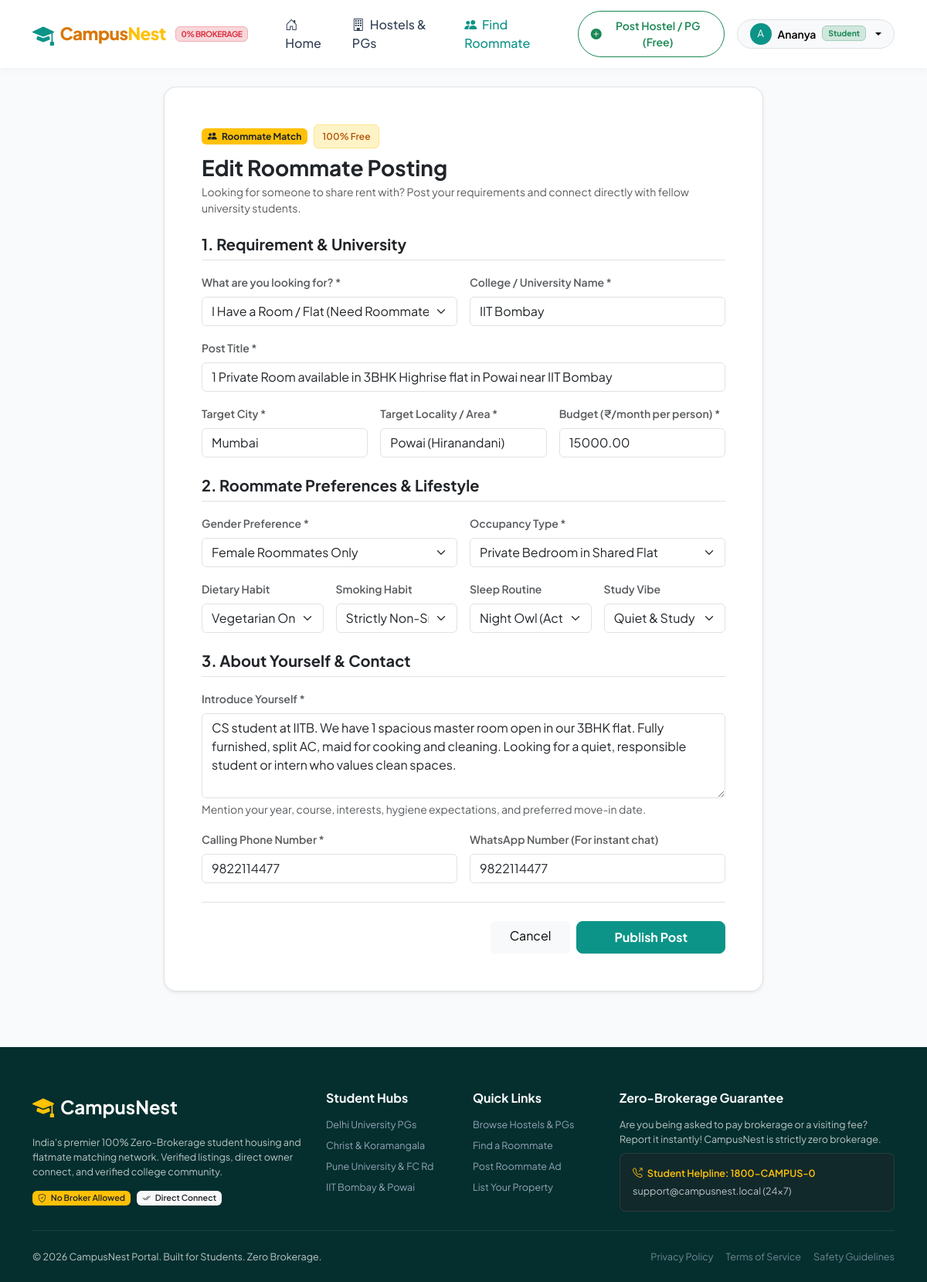
The page /roommates/2/edit/ (signed in) on the database its author committed.
### roommates/models.py (models this page shows, shortened)
class RoommatePost(models.Model):
    POST_TYPES = [
        ('HAVE_ROOM', 'I Have a Room / Flat (Need Roommate)'),
        ('NEED_ROOM', 'I Need a Room / Looking to Team Up'),
    ]
    GENDER_PREFERENCES = [
        ('MALE', 'Male Roommates Only'),
        ('FEMALE', 'Female Roommates Only'),
        ('ANY', 'Any Gender Welcome'),
    ]
    OCCUPANCY_TYPES = [
        ('SHARED_ROOM', 'Twin Sharing in 1 Room'),
        ('PRIVATE_ROOM', 'Private Bedroom in Shared Flat'),
        ('ANY', 'Open to Either'),
    ]
    DIET_CHOICES = [
        ('VEG', 'Vegetarian Only'),
        ('NON_VEG', 'Non-Vegetarian Friendly'),
        ('EGGETARIAN', 'Eggetarian'),
        ('ANY', 'No Dietary Preference'),
    ]
    SMOKING_CHOICES = [
        ('NON_SMOKER', 'Strictly Non-Smoker'),
        ('BALCONY', 'Balcony / Outdoor Only'),
        ('SMOKER', 'Smoker Friendly'),
    ]
    SLEEP_CHOICES = [
        ('EARLY_BIRD', 'Early Bird (Up before 7 AM)'),
        ('NIGHT_OWL', 'Night Owl (Active past midnight)'),
        ('FLEXIBLE', 'Flexible Schedule'),
    ]
    STUDY_VIBES = [
        ('QUIET', 'Quiet & Study Focused'),
        ('BALANCED', 'Balanced (Study & Hangouts)'),
        ('SOCIAL', 'Social & Friendly'),
    ]
    user = models.ForeignKey(User, on_delete=models.CASCADE, related_name='roommate_posts')
    post_type = models.CharField(max_length=15, choices=POST_TYPES, default='NEED_ROOM')
    title = models.CharField(max_length=200, help_text="e.g. 2nd Year DU Student looking for flatmate in Kamla Nagar")
    target_college = models.CharField(max_length=200, help_text="University or College you attend")
    target_city = models.CharField(max_length=100, default='New Delhi')
    target_locality = models.CharField(max_length=150, help_text="Preferred locality or area")
    budget_per_month = models.DecimalField(max_digits=10, decimal_places=2, help_text="Max monthly budget per person in ₹")
    gender_preference = models.CharField(max_length=10, choices=GENDER_PREFERENCES, default='MALE')
    occupancy_type = models.CharField(max_length=15, choices=OCCUPANCY_TYPES, default='SHARED_ROOM')
    dietary_preference = models.CharField(max_length=15, choices=DIET_CHOICES, default='ANY')
    smoking_habit = models.CharField(max_length=15, choices=SMOKING_CHOICES, default='NON_SMOKER')
    sleep_schedule = models.CharField(max_length=15, choices=SLEEP_CHOICES, default='FLEXIBLE')
    study_vibe = models.CharField(max_length=15, choices=STUDY_VIBES, default='BALANCED')
    about_me = models.TextField(help_text="Introduce your course, year, lifestyle, and preferences in a flatmate")
    contact_phone = models.CharField(max_length=15)
    contact_whatsapp = models.CharField(max_length=15, blank=True)
    available_from = models.DateField(null=True, blank=True)
    is_active = models.BooleanField(default=True)
    created_at = models.DateTimeField(auto_now_add=True)
    updated_at = models.DateTimeField(auto_now=True)
    class Meta:
        ordering = ['-created_at']

### roommates/views.py (the view)
# urls.py: path('<int:pk>/edit/', views.roommate_edit, name='roommate_edit'),
@login_required
def roommate_edit(request, pk):
    post = get_object_or_404(RoommatePost, pk=pk, user=request.user)
    if request.method == 'POST':
        form = RoommatePostForm(request.POST, instance=post)
        if form.is_valid():
            form.save()
            messages.success(request, "Your post has been updated.")
            return redirect('roommate_detail', pk=post.pk)
        else:
            messages.error(request, "Please correct the form errors.")
    else:
        form = RoommatePostForm(instance=post)
    return render(request, 'roommates/form.html', {'form': form, 'title': 'Edit Roommate Posting', 'post': post})

### templates/roommates/form.html (shortened to what this page needs)
{% extends 'base.html' %}
{% load static %}
{% block content %}
<div class="container py-4" style="max-width: 800px;">
    <div class="card border rounded-4 shadow-sm bg-white p-4 p-md-5">
        <div class="d-flex align-items-center gap-2 mb-2">
            <span class="badge bg-warning text-dark fw-bold"><i class="bi bi-people-fill me-1"></i> Roommate Match</span>
            <span class="badge-zero-broker">100% Free</span>
        </div>
        <h3 class="fw-bold text-dark mb-1">{{ title }}</h3>
        <p class="text-muted small mb-4">Looking for someone to share rent with? Post your requirements and connect directly with fellow university students.</p>
        <form method="POST">
            <h5 class="fw-bold text-teal border-bottom pb-2 mb-3">1. Requirement & University</h5>
            <div class="row g-3 mb-3">
                <div class="col-md-6">
                    <label class="form-label small fw-semibold text-muted">What are you looking for? *</label>
                    {{ form.post_type }}
                </div>
                <div class="col-md-6">
                    <label class="form-label small fw-semibold text-muted">College / University Name *</label>
                    {{ form.target_college }}
                </div>
            </div>
            <div class="mb-3">
                <label class="form-label small fw-semibold text-muted">Post Title *</label>
                {{ form.title }}
            </div>
            <div class="row g-3 mb-3">
                <div class="col-md-4">
                    <label class="form-label small fw-semibold text-muted">Target City *</label>
                    {{ form.target_city }}
                </div>
                <div class="col-md-4">
                    <label class="form-label small fw-semibold text-muted">Target Locality / Area *</label>
                    {{ form.target_locality }}
                </div>
                <div class="col-md-4">
                    <label class="form-label small fw-semibold text-muted">Budget (₹/month per person) *</label>
                    {{ form.budget_per_month }}
                </div>
            </div>
            <h5 class="fw-bold text-teal border-bottom pb-2 mb-3 mt-4">2. Roommate Preferences & Lifestyle</h5>
            <div class="row g-3 mb-3">
                <div class="col-md-6">
                    <label class="form-label small fw-semibold text-muted">Gender Preference *</label>
                    {{ form.gender_preference }}
                </div>
                <div class="col-md-6">
                    <label class="form-label small fw-semibold text-muted">Occupancy Type *</label>
                    {{ form.occupancy_type }}
                </div>
            </div>
            <div class="row g-3 mb-3">
                <div class="col-md-3">
                    <label class="form-label small fw-semibold text-muted">Dietary Habit</label>
                    {{ form.dietary_preference }}
                </div>
                <div class="col-md-3">
                    <label class="form-label small fw-semibold text-muted">Smoking Habit</label>
                    {{ form.smoking_habit }}
                </div>
                <div class="col-md-3">
                    <label class="form-label small fw-semibold text-muted">Sleep Routine</label>
                    {{ form.sleep_schedule }}
                </div>
                <div class="col-md-3">
                    <label class="form-label small fw-semibold text-muted">Study Vibe</label>
                    {{ form.study_vibe }}
                </div>
            </div>
            <h5 class="fw-bold text-teal border-bottom pb-2 mb-3 mt-4">3. About Yourself & Contact</h5>
            <div class="mb-3">
                <label class="form-label small fw-semibold text-muted">Introduce Yourself *</label>
                {{ form.about_me }}
                <div class="form-text">Mention your year, course, interests, hygiene expectations, and preferred move-in date.</div>
            </div>
            <div class="row g-3 mb-4">
                <div class="col-md-6">
                    <label class="form-label small fw-semibold text-muted">Calling Phone Number *</label>
                    {{ form.contact_phone }}
                </div>
                <div class="col-md-6">
                    <label class="form-label small fw-semibold text-muted">WhatsApp Number (For instant chat)</label>
                    {{ form.contact_whatsapp }}
                </div>
            </div>
            <div class="d-flex justify-content-end gap-2 border-top pt-4">
                <a href="{% url 'roommate_list' %}" class="btn btn-light px-4">Cancel</a>
                <button type="submit" class="btn btn-primary-teal px-5 py-2 fw-bold">Publish Post</button>
            </div>
        </form>
    </div>
</div>
{% endblock %}

### templates/base.html (shortened to what this page needs)
{% load static %}
<!DOCTYPE html>
<html lang="en">
<head>
    <link href="https://cdn.jsdelivr.net/npm/bootstrap@5.3.3/dist/css/bootstrap.min.css" rel="stylesheet">
    <link rel="stylesheet" href="https://cdn.jsdelivr.net/npm/bootstrap-icons@1.11.3/font/bootstrap-icons.min.css">
    <link rel="stylesheet" href="{% static 'css/styles.css' %}">
</head>
<body>
    <nav class="navbar navbar-expand-lg custom-nav sticky-top">
        <div class="container">
            <a class="navbar-brand navbar-brand-logo d-flex align-items-center gap-2" href="{% url 'home' %}">
                <i class="bi bi-mortarboard-fill fs-3 text-teal"></i>
                <span>Campus<span class="text-warning">Nest</span></span>
                <span class="badge bg-danger-subtle text-danger border border-danger-subtle ms-1" style="font-size: 0.65rem;">0% BROKERAGE</span>
            </a>
            <div class="collapse navbar-collapse" id="navbarMain">
                <ul class="navbar-nav me-auto mb-2 mb-lg-0 ms-lg-4 gap-lg-1">
                    <li class="nav-item">
                        <a class="nav-link {% if request.resolver_match.url_name == 'home' %}active{% endif %}" href="{% url 'home' %}">
                            <i class="bi bi-house-door me-1"></i> Home
                        </a>
                    </li>
                    <li class="nav-item">
                        <a class="nav-link {% if 'hostels' in request.path and request.resolver_match.url_name != 'listing_create' %}active{% endif %}" href="{% url 'listing_list' %}">
                            <i class="bi bi-building me-1"></i> Hostels & PGs
                        </a>
                    </li>
                    <li class="nav-item">
                        <a class="nav-link {% if 'roommates' in request.path %}active{% endif %}" href="{% url 'roommate_list' %}">
                            <i class="bi bi-people-fill me-1"></i> Find Roommate
                        </a>
                    </li>
                </ul>
                <div class="d-flex align-items-center gap-3">
                    <a href="{% url 'listing_create' %}" class="btn btn-outline-success btn-sm fw-semibold rounded-pill px-3 py-2 d-flex align-items-center gap-1">
                        <i class="bi bi-plus-circle-fill"></i> Post Hostel / PG (Free)
                    </a>
                    {% if user.is_authenticated %}
                        <div class="dropdown">
                            <button class="btn btn-light rounded-pill border dropdown-toggle d-flex align-items-center gap-2 py-1 px-3" type="button" data-bs-toggle="dropdown" aria-expanded="false">
                                <div class="rounded-circle bg-teal text-white d-flex align-items-center justify-content-center" style="width: 28px; height: 28px; font-size: 0.8rem; background-color: var(--primary-color);">
                                    {{ user.first_name|default:user.username|slice:":1"|upper }}
                                </div>
                                <span class="fw-semibold small">{{ user.first_name|default:user.username }}</span>
                                {% if user.profile.role == 'OWNER' %}
                                    <span class="badge bg-primary-subtle text-primary border border-primary-subtle" style="font-size: 0.65rem;">Owner</span>
                                {% else %}
                                    <span class="badge bg-success-subtle text-success border border-success-subtle" style="font-size: 0.65rem;">Student</span>
                                {% endif %}
                            </button>
                        </div>
                    {% else %}
                        <div class="d-flex align-items-center gap-2">
                            <a href="{% url 'login' %}" class="btn btn-sm btn-outline-secondary rounded-pill px-3">Log In</a>
                            <a href="{% url 'register' %}" class="btn btn-sm btn-primary-teal rounded-pill px-3">Sign Up</a>
                        </div>
                    {% endif %}
                </div>
            </div>
        </div>
    </nav>
    <main>
        {% block content %}{% endblock %}
    </main>
    <footer class="custom-footer mt-5">
        <div class="container">
            <div class="row g-4">
                <div class="col-lg-4">
                    <div class="d-flex align-items-center gap-2 mb-3">
                        <i class="bi bi-mortarboard-fill fs-3 text-warning"></i>
                        <span class="fs-4 fw-bold text-white">CampusNest</span>
                    </div>
                    <p class="text-light opacity-75 small mb-3">
                        India's premier 100% Zero-Brokerage student housing and flatmate matching network. Verified listings, direct owner connect, and verified college community.
                    </p>
                    <div class="d-flex gap-2">
                        <span class="badge bg-warning text-dark fw-semibold"><i class="bi bi-shield-check me-1"></i> No Broker Allowed</span>
                        <span class="badge bg-light text-dark fw-semibold"><i class="bi bi-check2-all me-1"></i> Direct Connect</span>
                    </div>
                </div>
                <div class="col-6 col-lg-2">
                    <h6>Student Hubs</h6>
                    <ul class="list-unstyled d-flex flex-column gap-2 small">
                        <li><a href="{% url 'listing_list' %}?city=New+Delhi">Delhi University PGs</a></li>
                        <li><a href="{% url 'listing_list' %}?city=Bengaluru">Christ & Koramangala</a></li>
                        <li><a href="{% url 'listing_list' %}?city=Pune">Pune University & FC Rd</a></li>
                        <li><a href="{% url 'listing_list' %}?city=Mumbai">IIT Bombay & Powai</a></li>
                    </ul>
                </div>
                <div class="col-6 col-lg-2">
                    <h6>Quick Links</h6>
                    <ul class="list-unstyled d-flex flex-column gap-2 small">
                        <li><a href="{% url 'listing_list' %}">Browse Hostels & PGs</a></li>
                        <li><a href="{% url 'roommate_list' %}">Find a Roommate</a></li>
                        <li><a href="{% url 'roommate_create' %}">Post Roommate Ad</a></li>
                        <li><a href="{% url 'listing_create' %}">List Your Property</a></li>
                    </ul>
                </div>
                <div class="col-lg-4">
                    <h6>Zero-Brokerage Guarantee</h6>
                    <p class="small text-light opacity-75 mb-2">
                        Are you being asked to pay brokerage or a visiting fee? Report it instantly! CampusNest is strictly zero brokerage.
                    </p>
                    <div class="p-3 rounded-3 bg-dark bg-opacity-50 border border-secondary border-opacity-25 small">
                        <div class="text-warning fw-semibold"><i class="bi bi-telephone-outbound me-1"></i> Student Helpline: 1800-CAMPUS-0</div>
                        <div class="text-light opacity-75 mt-1">support@campusnest.local (24x7)</div>
                    </div>
                </div>
            </div>
            <hr class="border-secondary opacity-25 my-4">
            <div class="d-flex flex-wrap justify-content-between align-items-center small text-light opacity-75">
                <div>&copy; 2026 CampusNest Portal. Built for Students. Zero Brokerage.</div>
                <div class="d-flex gap-3 mt-2 mt-sm-0">
                    <a href="#">Privacy Policy</a>
                    <a href="#">Terms of Service</a>
                    <a href="#">Safety Guidelines</a>
                </div>
            </div>
        </div>
    </footer>
</body>
</html>

### rows shown on the page
RoommatePost: post_type "I Have a Room / Flat (Need Roommate)", target_college "IIT Bombay", title "1 Private Room available in 3BHK Highrise flat in Powai near IIT Bombay", target_city "Mumbai", target_locality "Powai (Hiranandani)", budget_per_month "15000.00", gender_preference "Female Roommates Only", occupancy_type "Private Bedroom in Shared Flat", dietary_preference "Vegetarian Only", smoking_habit "Strictly Non-Smoker", sleep_schedule "Night Owl (Active past midnight)", study_vibe "Quiet & Study Focused", about_me "CS student at IITB. We have 1 spacious master room open in our 3BHK flat. Fully furnished, split AC, maid for cooking and cleaning. Looking for a quiet, responsible student or intern who values clean spaces.", contact_phone "9822114477", contact_whatsapp "9822114477"

### other values the page prints
{{ user.first_name|default:user.username|slice:":1"|upper }} "A"
{{ user.first_name|default:user.username }} "Ananya"
{{ title }} "Edit Roommate Posting"
